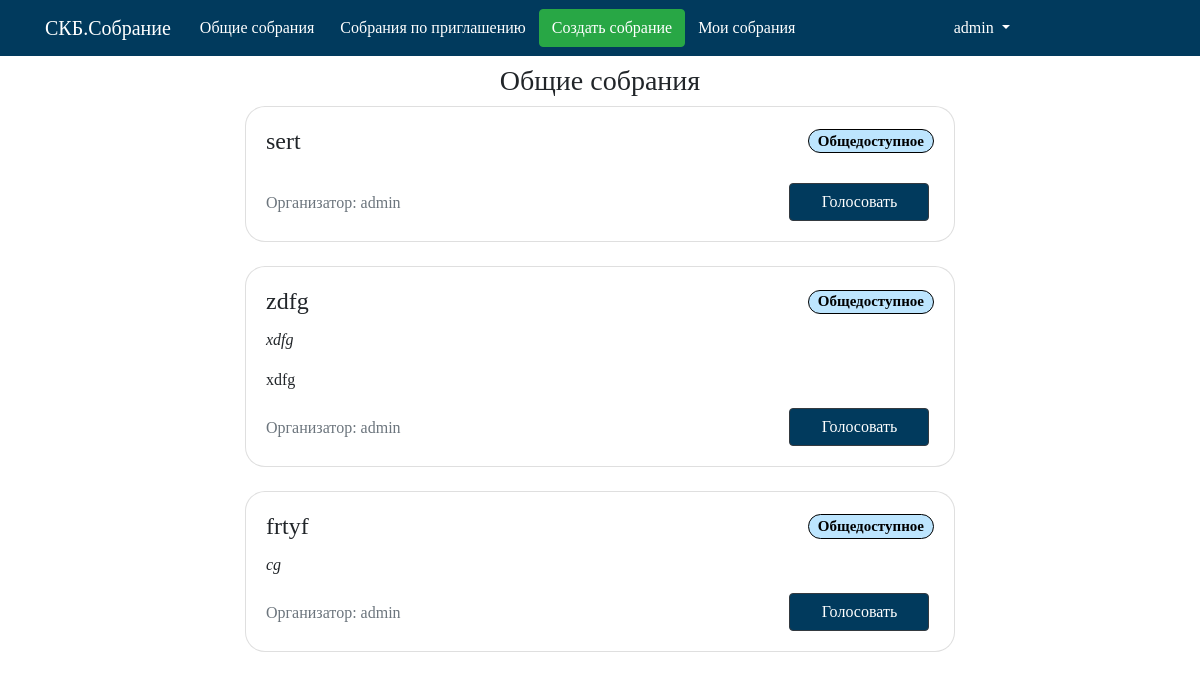
The app's page /maket/public_meetings/ (signed in), older data.
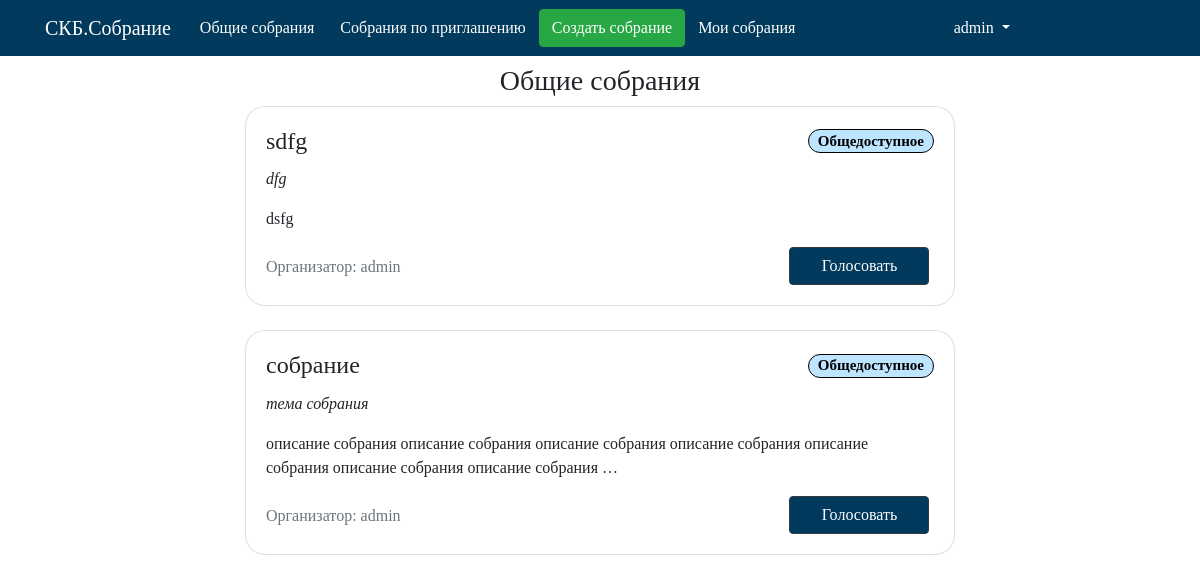
The same page, newer data.
### maket/models.py (models this page shows, shortened)
class Collect(models.Model):  # Собрание
    name = models.CharField('Название собрания', max_length=100, db_index=True,primary_key=True)
    tpesobr = models.CharField('Тип собрания',max_length= 20,default='Общедоступное')
    user = models.ForeignKey(User,verbose_name='Организатор',on_delete=models.CASCADE,unique=False)
    theme = models.CharField('Тема собрания', max_length=250)
    description = models.CharField('Описание собрания',max_length=500)
    duration = models.TimeField(verbose_name='Длительность')
    slug = models.SlugField(blank=True)
    def get_absolute_url(self):
        return reverse('vote_meeting_url', kwargs={'meeting_slug': self.slug})

### maket/views.py (the view)
# urls.py: path('public_meetings/', public_meetings_list, name='public_meetings_list_url'),
def public_meetings_list(request):
    publicMeet = Collect.objects.filter(tpesobr="Общедоступное")
    publicMeet =publicMeet[::-1]
    context = {'publicMeet': publicMeet}
    return render(request, 'maket/public_meetings.html', context)

### maket/templates/maket/public_meetings.html
{% extends 'maket/base.html' %}
{% block menu %}
{% if user.is_authenticated %}
{% include 'maket/includes/nav.html' %}
{% else %}
{% include 'maket/includes/nav_sign_log.html' %}
{% endif %}
{% endblock %}
{% block name %}
{% if user.is_authenticated %}
Общие собрания
{% endif %}
{% endblock %}
{% block content %}
{% if user.is_authenticated %}
{% if not publicMeet %}
<h4 align="center"> <p class="text-danger">Общедоступных собраний нет</p> </h4>
{% else %}
{% for col in publicMeet %}
{% include 'maket/includes/base_card.html' %}
{% endfor %}
{% endif %}
{% endif %}
{% endblock %}

### maket/templates/maket/includes/base_card.html (shortened to what this page needs)
<div class="col-md-8 offset-md-2" >
    <div class="card mb-4">
        <div class="card-body">
            <div class="row">
                <h4 class="card-title col-md-8">{{ col.name|truncatechars:30 }} </h4>
                <h5 class="card-title col-md-4 text-right"><span class="badge badge-pill badge-info" data-toggle="tooltip" data-placement="right" >{{ col.tpesobr }}</span></h5>
            </div>
            <p class="card-text font-italic"> {{ col.theme|truncatechars:60 }}</p>
            <p class="card-text "> {{ col.description|truncatechars:127 }}</p>
            <div class="row">
                <div class=" col-md-7 pt-2">
                   <p class="card-text text-muted"> Организатор: {{ col.user }}</p>
                </div>
                <div class=" col-md-2">
                </div>
                <div class="col-md-3">
                    <a href="{{ col.get_absolute_url }}" class="btn btn-dark mr-0 vote">Голосовать</a>
                </div>
            </div>
        </div>
    </div>
</div>

Row changes from the older to the newer data that the page shows:
removed Collect: name "sert", tpesobr "Общедоступное", user "admin"
removed Collect: name "zdfg", tpesobr "Общедоступное", theme "xdfg", description "xdfg", user "admin"
removed Collect: name "frtyf", tpesobr "Общедоступное", theme "cg", user "admin"
added Collect: name "sdfg", tpesobr "Общедоступное", theme "dfg", description "dsfg", user "admin"
added Collect: name "собрание", tpesobr "Общедоступное", theme "тема собрания", description "описание собрания описание собрания описание собрания описание собрания описание собрания описание собрания описание собрания …", user "admin"
